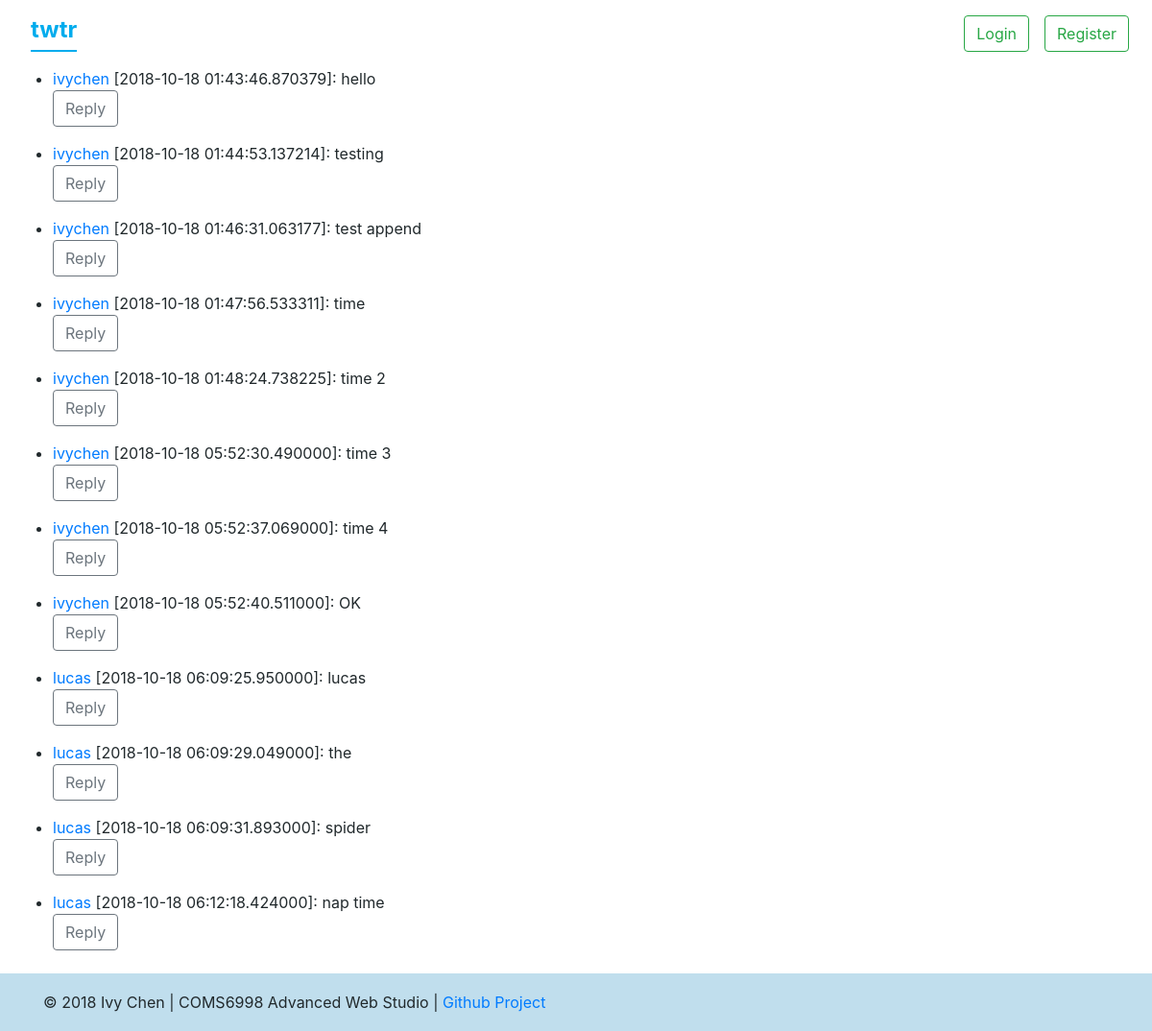
Before: / with the older database file.
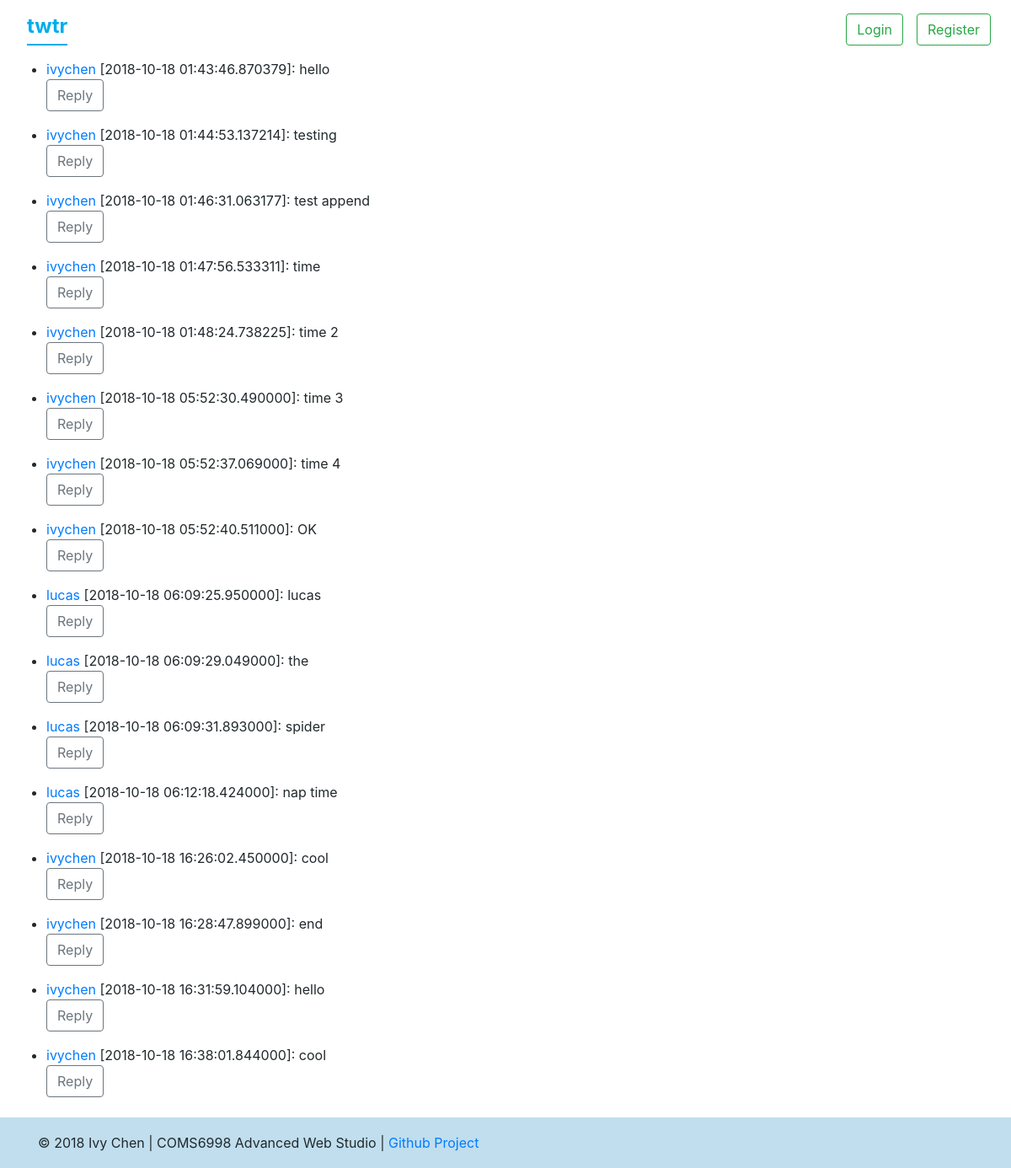
After: the same page with the newer database file.
### models.py (models this page shows)
class History(db.Model):
    id = db.Column('id', db.Integer, primary_key=True)
    timestamp = db.Column(db.DateTime)
    sender = db.Column('sender', db.String(140))
    replyto = db.Column('replyto', db.String(140))
    message = db.Column('message', db.String(300))

### app.py (the view)
@app.route('/', methods=['POST', 'GET'])
def main():
    messages = models.History.query.all()
    return render_template('main.html', messages=messages)

### templates/main.html (shortened to what this page needs)
{% extends "base.html" %}
{% block body %}
  {% block content %}
    <ul id="messages">
      {% for msg in messages %}
        <li>
          <a href="/messages/{{ msg.sender }}">{{ msg.sender }}</a> [{{ msg.timestamp }}]: {{ msg.message }}
          <p><button data-username="{{ msg.sender }}" data-id="{{ msg.id }}" data-message="{{ msg.message }}" class="btn btn-outline-secondary reply">Reply</button></p>
        </li>
      {% endfor %}
    </ul>
  {% endblock %}
{% endblock %}

### templates/base.html (shortened to what this page needs)
<!DOCTYPE html>
<html lang="en" >
<head>
  <link href="https://stackpath.bootstrapcdn.com/bootstrap/4.1.3/css/bootstrap.min.css" rel="stylesheet">
  <link rel="stylesheet" href="https://use.fontawesome.com/releases/v5.3.1/css/all.css">
  <link rel="stylesheet" type="text/css"
        href="{{url_for('static', filename='css/main.css')}}">
</head>
<body>
  <nav class="navbar navbar-expand-sm">
    <a class="navbar-brand" href="/">twtr</a>
    <div class="collapse navbar-collapse" id="navbarSupportedContent">
      <ul class="navbar-nav mr-auto">
      {% if current_user.is_authenticated %}
      <li class="nav-item dropdown">
        <a class="nav-link dropdown-toggle" href="#" id="navbarDropdown" role="button" data-toggle="dropdown" aria-haspopup="true" aria-expanded="false">
          {{ current_user.username }}
          <div class="user-icon">{{ current_user.username[0].upper() }}</div>
        </a>
        <div class="dropdown-menu dropdown-menu-right" aria-labelledby="navbarDropdown">
          <a class="dropdown-item" href="/messages/{{ current_user.username }}">My Messages</a>
          <div class="dropdown-divider"></div>
          <a class="nav-link" href="/logout"><button class="login btn btn-outline-success">Logout</button></a>
        </div>
      </li>
      {% else %}
      <li class="nav-item active ml-auto">
        <a class="nav-link" href="/login"><button class="login btn btn-outline-success">Login</button></a>
      </li>
      <li class="nav-item active">
        <a class="nav-link" href="/register"><button class="register btn btn-outline-success">Register</button></a>
      </li>
      {% endif %}
      </ul>
    </div>
  </nav>
	<div class="container-fluid">
    {% block body %}{% endblock %}
	</div>
  <footer class="footer">
    <div class="footer-copyright">
      <div class="container">
        © 2018 Ivy Chen | COMS6998 Advanced Web Studio |
        <a class="grey-text text-lighten-4 right" href="https://github.com/ivychen/COMS6998-AdvWebStudio">Github Project</a>
      </div>
    </div>
  </footer>
  </head>
  <body>
</body>
</html>

### static/css/main.css (style rules this page uses)
.navbar-nav { width: 100%; display: flex; align-items: baseline; justify-content: flex-end; }
nav.navbar.navbar-expand-sm .navbar-brand { font-weight: bold; font-size: 1.5rem !important; height: 46px; margin-left: 1rem; border-bottom: 2px solid #00aced; margin-bottom: .5rem; }
nav.navbar.navbar-expand-sm a, nav.navbar.navbar-expand-sm li { color: #00aced !important; }
body > .container-fluid { margin-top: 0 !important; }
body > .container-fluid { color: #21292c; margin-top: 1.5rem; margin-bottom: 1.5rem; }
.footer { color: #21292c; position: relative; bottom: 0; width: 100%; line-height: 60px; background-color: #c0deed; }

Changed rows visible on the page:
added History: sender "ivychen", timestamp "2018-10-18 16:26:02.450000", message "cool"
added History: sender "ivychen", timestamp "2018-10-18 16:28:47.899000", message "end"
added History: sender "ivychen", timestamp "2018-10-18 16:31:59.104000", message "hello"
added History: sender "ivychen", timestamp "2018-10-18 16:38:01.844000", message "cool"
